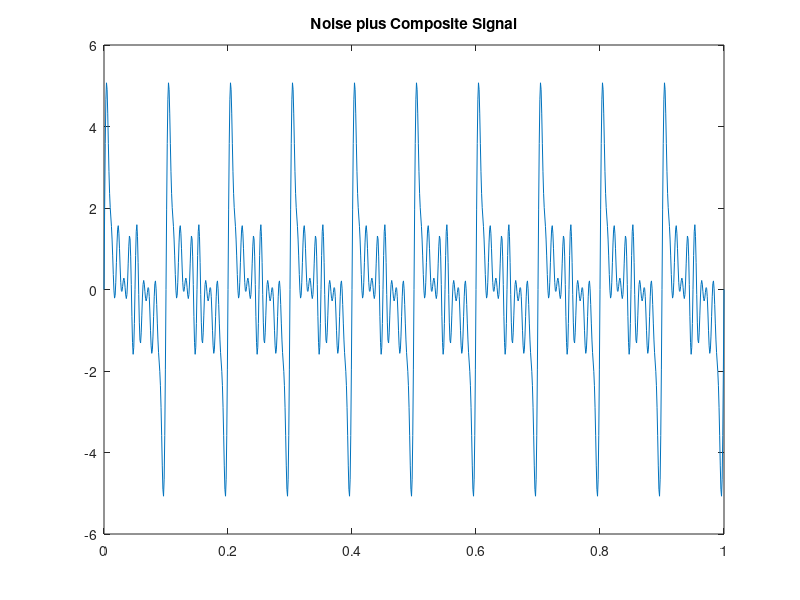
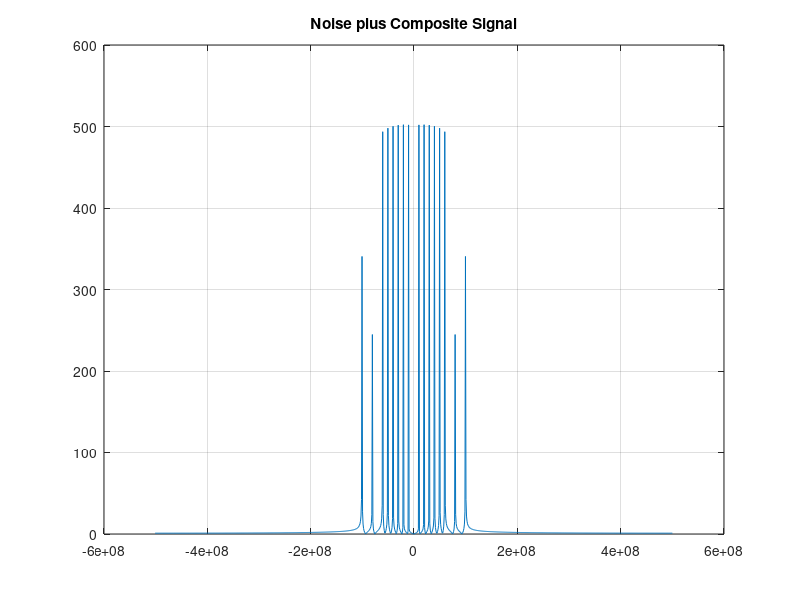

Recreate these plots in MATLAB, in order.
clc
clear all
close all

t = 0:0.001:1;
f1 = 80;
A1 = 0.5;
y1 = A1*sin(2*pi*f1*t);
f2 = 100;
A2 = 0.7;
y2 = A2*sin(2*pi*f2*t);
noise = y1+y2;      %noisy signal
y = 0;
for f = 10:10:60;
 y = y+sin(2*pi*f*t);   %composite signal
end
variance = y+noise;
plot(t,variance);
title('Noise plus Composite Signal');

figure
n=length(variance);
yfft=fft(variance,n);
x=(-n/2:n/2-1)*(1000*n);
yshift=fftshift(yfft);
plot(x,abs(yshift));
title('Noise plus Composite Signal');
grid on